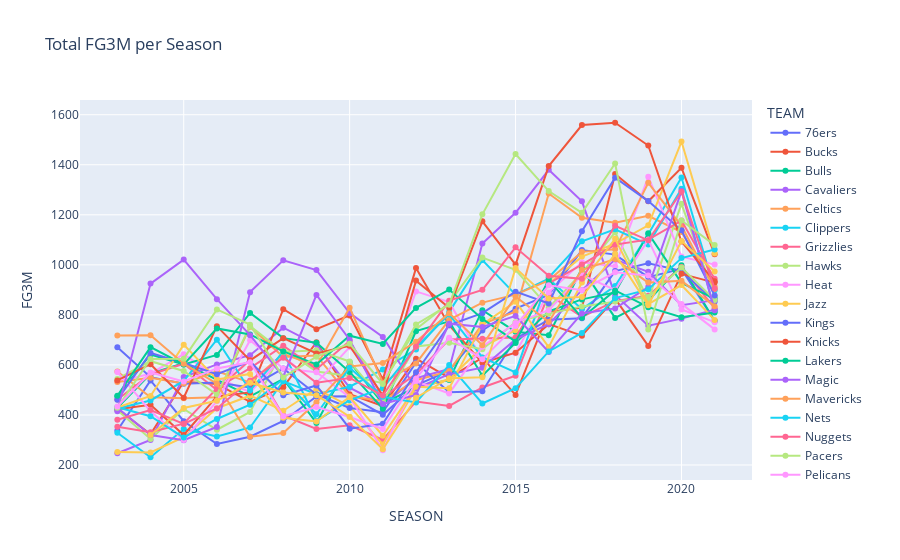

This figure's notebook cell:
### Code cell
fig2 = px.line(plot_sum_data, x='SEASON', y='FG3M', markers=True, color='TEAM', title = 'Total FG3M per Season')
fig2.show()

### Figure 1 — Plotly figure (JSON) as saved in the notebook; plotly's stock layout.template omitted (floating-point values rounded to 4 significant figures)
{"data": [{"hovertemplate": "TEAM=76ers<br>SEASON=%{x}<br>FG3M=%{y}<extra></extra>", "legendgroup": "76ers", "line": {"color": "#636efa", "dash": "solid"}, "marker": {"symbol": "circle"}, "mode": "lines+markers", "name": "76ers", "orientation": "v", "showlegend": true, "type": "scatter", "x": [2003, 2004, 2005, 2006, 2007, 2008, 2009, 2010, 2011, 2012, 2013, 2014, 2015, 2016, 2017, 2018, 2019, 2020, 2021], "xaxis": "x", "y": [338, 538, 375, 284, 313, 376, 474, 475, 401, 518, 577, 738, 825, 880, 1059, 1041, 951, 984, 776], "yaxis": "y"}, {"hovertemplate": "TEAM=Bucks<br>SEASON=%{x}<br>FG3M=%{y}<extra></extra>", "legendgroup": "Bucks", "line": {"color": "#EF553B", "dash": "solid"}, "marker": {"symbol": "circle"}, "mode": "lines+markers", "name": "Bucks", "orientation": "v", "showlegend": true, "type": "scatter", "x": [2003, 2004, 2005, 2006, 2007, 2008, 2009, 2010, 2011, 2012, 2013, 2014, 2015, 2016, 2017, 2018, 2019, 2020, 2021], "xaxis": "x", "y": [425, 323, 533, 524, 452, 511, 691, 483, 436, 625, 548, 629, 480, 812, 829, 1363, 1254, 1388, 1042], "yaxis": "y"}, {"hovertemplate": "TEAM=Bulls<br>SEASON=%{x}<br>FG3M=%{y}<extra></extra>", "legendgroup": "Bulls", "line": {"color": "#00cc96", "dash": "solid"}, "marker": {"symbol": "circle"}, "mode": "lines+markers", "name": "Bulls", "orientation": "v", "showlegend": true, "type": "scatter", "x": [2003, 2004, 2005, 2006, 2007, 2008, 2009, 2010, 2011, 2012, 2013, 2014, 2015, 2016, 2017, 2018, 2019, 2020, 2021], "xaxis": "x", "y": [429, 565, 607, 539, 474, 544, 368, 612, 445, 511, 540, 819, 733, 719, 986, 788, 857, 998, 776], "yaxis": "y"}, {"hovertemplate": "TEAM=Cavaliers<br>SEASON=%{x}<br>FG3M=%{y}<extra></extra>", "legendgroup": "Cavaliers", "line": {"color": "#ab63fa", "dash": "solid"}, "marker": {"symbol": "circle"}, "mode": "lines+markers", "name": "Cavaliers", "orientation": "v", "showlegend": true, "type": "scatter", "x": [2003, 2004, 2005, 2006, 2007, 2008, 2009, 2010, 2011, 2012, 2013, 2014, 2015, 2016, 2017, 2018, 2019, 2020, 2021], "xaxis": "x", "y": [247, 300, 552, 602, 639, 749, 681, 509, 440, 547, 584, 1085, 1208, 1380, 1254, 880, 757, 785, 821], "yaxis": "y"}, {"hovertemplate": "TEAM=Celtics<br>SEASON=%{x}<br>FG3M=%{y}<extra></extra>", "legendgroup": "Celtics", "line": {"color": "#FFA15A", "dash": "solid"}, "marker": {"symbol": "circle"}, "mode": "lines+markers", "name": "Celtics", "orientation": "v", "showlegend": true, "type": "scatter", "x": [2003, 2004, 2005, 2006, 2007, 2008, 2009, 2010, 2011, 2012, 2013, 2014, 2015, 2016, 2017, 2018, 2019, 2020, 2021], "xaxis": "x", "y": [574, 471, 467, 471, 753, 632, 638, 475, 456, 539, 575, 764, 813, 1285, 1188, 1168, 1196, 1131, 913], "yaxis": "y"}, {"hovertemplate": "TEAM=Clippers<br>SEASON=%{x}<br>FG3M=%{y}<extra></extra>", "legendgroup": "Clippers", "line": {"color": "#19d3f3", "dash": "solid"}, "marker": {"symbol": "circle"}, "mode": "lines+markers", "name": "Clippers", "orientation": "v", "showlegend": true, "type": "scatter", "x": [2003, 2004, 2005, 2006, 2007, 2008, 2009, 2010, 2011, 2012, 2013, 2014, 2015, 2016, 2017, 2018, 2019, 2020, 2021], "xaxis": "x", "y": [329, 231, 344, 314, 350, 535, 483, 513, 582, 662, 812, 1019, 881, 945, 823, 915, 1122, 1349, 899], "yaxis": "y"}, {"hovertemplate": "TEAM=Grizzlies<br>SEASON=%{x}<br>FG3M=%{y}<extra></extra>", "legendgroup": "Grizzlies", "line": {"color": "#FF6692", "dash": "solid"}, "marker": {"symbol": "circle"}, "mode": "lines+markers", "name": "Grizzlies", "orientation": "v", "showlegend": true, "type": "scatter", "x": [2003, 2004, 2005, 2006, 2007, 2008, 2009, 2010, 2011, 2012, 2013, 2014, 2015, 2016, 2017, 2018, 2019, 2020, 2021], "xaxis": "x", "y": [462, 562, 605, 500, 620, 398, 344, 359, 301, 454, 436, 510, 557, 882, 792, 855, 877, 991, 827], "yaxis": "y"}, {"hovertemplate": "TEAM=Hawks<br>SEASON=%{x}<br>FG3M=%{y}<extra></extra>", "legendgroup": "Hawks", "line": {"color": "#B6E880", "dash": "solid"}, "marker": {"symbol": "circle"}, "mode": "lines+markers", "name": "Hawks", "orientation": "v", "showlegend": true, "type": "scatter", "x": [2003, 2004, 2005, 2006, 2007, 2008, 2009, 2010, 2011, 2012, 2013, 2014, 2015, 2016, 2017, 2018, 2019, 2020, 2021], "xaxis": "x", "y": [419, 304, 424, 341, 412, 664, 574, 556, 527, 743, 847, 1029, 980, 829, 968, 1130, 860, 1244, 875], "yaxis": "y"}, {"hovertemplate": "TEAM=Heat<br>SEASON=%{x}<br>FG3M=%{y}<extra></extra>", "legendgroup": "Heat", "line": {"color": "#FF97FF", "dash": "solid"}, "marker": {"symbol": "circle"}, "mode": "lines+markers", "name": "Heat", "orientation": "v", "showlegend": true, "type": "scatter", "x": [2003, 2004, 2005, 2006, 2007, 2008, 2009, 2010, 2011, 2012, 2013, 2014, 2015, 2016, 2017, 2018, 2019, 2020, 2021], "xaxis": "x", "y": [533, 565, 643, 550, 491, 632, 528, 671, 527, 894, 851, 623, 647, 890, 1010, 994, 1352, 1033, 1001], "yaxis": "y"}, {"hovertemplate": "TEAM=Jazz<br>SEASON=%{x}<br>FG3M=%{y}<extra></extra>", "legendgroup": "Jazz", "line": {"color": "#FECB52", "dash": "solid"}, "marker": {"symbol": "circle"}, "mode": "lines+markers", "name": "Jazz", "orientation": "v", "showlegend": true, "type": "scatter", "x": [2003, 2004, 2005, 2006, 2007, 2008, 2009, 2010, 2011, 2012, 2013, 2014, 2015, 2016, 2017, 2018, 2019, 2020, 2021], "xaxis": "x", "y": [252, 250, 311, 427, 477, 417, 504, 435, 282, 507, 543, 672, 739, 925, 1033, 1085, 1158, 1493, 1045], "yaxis": "y"}, {"hovertemplate": "TEAM=Kings<br>SEASON=%{x}<br>FG3M=%{y}<extra></extra>", "legendgroup": "Kings", "line": {"color": "#636efa", "dash": "solid"}, "marker": {"symbol": "circle"}, "mode": "lines+markers", "name": "Kings", "orientation": "v", "showlegend": true, "type": "scatter", "x": [2003, 2004, 2005, 2006, 2007, 2008, 2009, 2010, 2011, 2012, 2013, 2014, 2015, 2016, 2017, 2018, 2019, 2020, 2021], "xaxis": "x", "y": [671, 551, 525, 530, 510, 586, 482, 428, 411, 610, 491, 495, 705, 781, 787, 975, 1006, 976, 853], "yaxis": "y"}, {"hovertemplate": "TEAM=Knicks<br>SEASON=%{x}<br>FG3M=%{y}<extra></extra>", "legendgroup": "Knicks", "line": {"color": "#EF553B", "dash": "solid"}, "marker": {"symbol": "circle"}, "mode": "lines+markers", "name": "Knicks", "orientation": "v", "showlegend": true, "type": "scatter", "x": [2003, 2004, 2005, 2006, 2007, 2008, 2009, 2010, 2011, 2012, 2013, 2014, 2015, 2016, 2017, 2018, 2019, 2020, 2021], "xaxis": "x", "y": [423, 441, 320, 474, 490, 823, 743, 798, 542, 987, 759, 608, 649, 763, 717, 865, 676, 964, 929], "yaxis": "y"}, {"hovertemplate": "TEAM=Lakers<br>SEASON=%{x}<br>FG3M=%{y}<extra></extra>", "legendgroup": "Lakers", "line": {"color": "#00cc96", "dash": "solid"}, "marker": {"symbol": "circle"}, "mode": "lines+markers", "name": "Lakers", "orientation": "v", "showlegend": true, "type": "scatter", "x": [2003, 2004, 2005, 2006, 2007, 2008, 2009, 2010, 2011, 2012, 2013, 2014, 2015, 2016, 2017, 2018, 2019, 2020, 2021], "xaxis": "x", "y": [474, 642, 602, 640, 808, 707, 689, 572, 425, 735, 774, 557, 688, 814, 862, 890, 1126, 928, 865], "yaxis": "y"}, {"hovertemplate": "TEAM=Magic<br>SEASON=%{x}<br>FG3M=%{y}<extra></extra>", "legendgroup": "Magic", "line": {"color": "#ab63fa", "dash": "solid"}, "marker": {"symbol": "circle"}, "mode": "lines+markers", "name": "Magic", "orientation": "v", "showlegend": true, "type": "scatter", "x": [2003, 2004, 2005, 2006, 2007, 2008, 2009, 2010, 2011, 2012, 2013, 2014, 2015, 2016, 2017, 2018, 2019, 2020, 2021], "xaxis": "x", "y": [429, 320, 299, 352, 891, 1018, 979, 807, 712, 506, 563, 589, 702, 763, 899, 1021, 972, 839, 859], "yaxis": "y"}, {"hovertemplate": "TEAM=Mavericks<br>SEASON=%{x}<br>FG3M=%{y}<extra></extra>", "legendgroup": "Mavericks", "line": {"color": "#FFA15A", "dash": "solid"}, "marker": {"symbol": "circle"}, "mode": "lines+markers", "name": "Mavericks", "orientation": "v", "showlegend": true, "type": "scatter", "x": [2003, 2004, 2005, 2006, 2007, 2008, 2009, 2010, 2011, 2012, 2013, 2014, 2015, 2016, 2017, 2018, 2019, 2020, 2021], "xaxis": "x", "y": [532, 549, 526, 575, 530, 644, 596, 829, 529, 606, 780, 849, 881, 938, 1052, 1062, 1328, 1156, 903], "yaxis": "y"}, {"hovertemplate": "TEAM=Nets<br>SEASON=%{x}<br>FG3M=%{y}<extra></extra>", "legendgroup": "Nets", "line": {"color": "#19d3f3", "dash": "solid"}, "marker": {"symbol": "circle"}, "mode": "lines+markers", "name": "Nets", "orientation": "v", "showlegend": true, "type": "scatter", "x": [2003, 2004, 2005, 2006, 2007, 2008, 2009, 2010, 2011, 2012, 2013, 2014, 2015, 2016, 2017, 2018, 2019, 2020, 2021], "xaxis": "x", "y": [426, 458, 536, 701, 498, 652, 377, 459, 507, 671, 802, 630, 570, 949, 1094, 1142, 1081, 1304, 817], "yaxis": "y"}, {"hovertemplate": "TEAM=Nuggets<br>SEASON=%{x}<br>FG3M=%{y}<extra></extra>", "legendgroup": "Nuggets", "line": {"color": "#FF6692", "dash": "solid"}, "marker": {"symbol": "circle"}, "mode": "lines+markers", "name": "Nuggets", "orientation": "v", "showlegend": true, "type": "scatter", "x": [2003, 2004, 2005, 2006, 2007, 2008, 2009, 2010, 2011, 2012, 2013, 2014, 2015, 2016, 2017, 2018, 2019, 2020, 2021], "xaxis": "x", "y": [353, 331, 365, 507, 587, 677, 583, 696, 472, 563, 702, 705, 710, 926, 1001, 1081, 1101, 1177, 944], "yaxis": "y"}, {"hovertemplate": "TEAM=Pacers<br>SEASON=%{x}<br>FG3M=%{y}<extra></extra>", "legendgroup": "Pacers", "line": {"color": "#B6E880", "dash": "solid"}, "marker": {"symbol": "circle"}, "mode": "lines+markers", "name": "Pacers", "orientation": "v", "showlegend": true, "type": "scatter", "x": [2003, 2004, 2005, 2006, 2007, 2008, 2009, 2010, 2011, 2012, 2013, 2014, 2015, 2016, 2017, 2018, 2019, 2020, 2021], "xaxis": "x", "y": [544, 615, 576, 481, 755, 652, 659, 614, 455, 674, 689, 663, 771, 805, 834, 854, 872, 989, 860], "yaxis": "y"}, {"hovertemplate": "TEAM=Pelicans<br>SEASON=%{x}<br>FG3M=%{y}<extra></extra>", "legendgroup": "Pelicans", "line": {"color": "#FF97FF", "dash": "solid"}, "marker": {"symbol": "circle"}, "mode": "lines+markers", "name": "Pelicans", "orientation": "v", "showlegend": true, "type": "scatter", "x": [2003, 2004, 2005, 2006, 2007, 2008, 2009, 2010, 2011, 2012, 2013, 2014, 2015, 2016, 2017, 2018, 2019, 2020, 2021], "xaxis": "x", "y": [572, 415, 300, 455, 699, 586, 571, 471, 259, 535, 486, 673, 768, 819, 960, 900, 1100, 822, 771], "yaxis": "y"}, {"hovertemplate": "TEAM=Pistons<br>SEASON=%{x}<br>FG3M=%{y}<extra></extra>", "legendgroup": "Pistons", "line": {"color": "#FECB52", "dash": "solid"}, "marker": {"symbol": "circle"}, "mode": "lines+markers", "name": "Pistons", "orientation": "v", "showlegend": true, "type": "scatter", "x": [2003, 2004, 2005, 2006, 2007, 2008, 2009, 2010, 2011, 2012, 2013, 2014, 2015, 2016, 2017, 2018, 2019, 2020, 2021], "xaxis": "x", "y": [430, 476, 681, 542, 564, 389, 374, 472, 317, 513, 507, 762, 853, 671, 929, 1104, 843, 919, 780], "yaxis": "y"}, {"hovertemplate": "TEAM=Raptors<br>SEASON=%{x}<br>FG3M=%{y}<extra></extra>", "legendgroup": "Raptors", "line": {"color": "#636efa", "dash": "solid"}, "marker": {"symbol": "circle"}, "mode": "lines+markers", "name": "Raptors", "orientation": "v", "showlegend": true, "type": "scatter", "x": [2003, 2004, 2005, 2006, 2007, 2008, 2009, 2010, 2011, 2012, 2013, 2014, 2015, 2016, 2017, 2018, 2019, 2020, 2021], "xaxis": "x", "y": [461, 648, 608, 563, 614, 479, 518, 345, 365, 571, 759, 807, 893, 846, 1134, 1348, 1255, 1138, 878], "yaxis": "y"}, {"hovertemplate": "TEAM=Rockets<br>SEASON=%{x}<br>FG3M=%{y}<extra></extra>", "legendgroup": "Rockets", "line": {"color": "#EF553B", "dash": "solid"}, "marker": {"symbol": "circle"}, "mode": "lines+markers", "name": "Rockets", "orientation": "v", "showlegend": true, "type": "scatter", "x": [2003, 2004, 2005, 2006, 2007, 2008, 2009, 2010, 2011, 2012, 2013, 2014, 2015, 2016, 2017, 2018, 2019, 2020, 2021], "xaxis": "x", "y": [538, 603, 469, 755, 618, 707, 646, 677, 478, 937, 828, 1174, 1001, 1395, 1559, 1568, 1477, 1093, 934], "yaxis": "y"}, {"hovertemplate": "TEAM=Spurs<br>SEASON=%{x}<br>FG3M=%{y}<extra></extra>", "legendgroup": "Spurs", "line": {"color": "#00cc96", "dash": "solid"}, "marker": {"symbol": "circle"}, "mode": "lines+markers", "name": "Spurs", "orientation": "v", "showlegend": true, "type": "scatter", "x": [2003, 2004, 2005, 2006, 2007, 2008, 2009, 2010, 2011, 2012, 2013, 2014, 2015, 2016, 2017, 2018, 2019, 2020, 2021], "xaxis": "x", "y": [477, 671, 602, 746, 722, 654, 602, 717, 684, 828, 901, 784, 693, 939, 789, 898, 831, 791, 810], "yaxis": "y"}, {"hovertemplate": "TEAM=Suns<br>SEASON=%{x}<br>FG3M=%{y}<extra></extra>", "legendgroup": "Suns", "line": {"color": "#ab63fa", "dash": "solid"}, "marker": {"symbol": "circle"}, "mode": "lines+markers", "name": "Suns", "orientation": "v", "showlegend": true, "type": "scatter", "x": [2003, 2004, 2005, 2006, 2007, 2008, 2009, 2010, 2011, 2012, 2013, 2014, 2015, 2016, 2017, 2018, 2019, 2020, 2021], "xaxis": "x", "y": [415, 925, 1021, 863, 719, 553, 880, 701, 444, 480, 765, 752, 796, 652, 806, 826, 911, 1295, 819], "yaxis": "y"}, {"hovertemplate": "TEAM=Thunder<br>SEASON=%{x}<br>FG3M=%{y}<extra></extra>", "legendgroup": "Thunder", "line": {"color": "#FFA15A", "dash": "solid"}, "marker": {"symbol": "circle"}, "mode": "lines+markers", "name": "Thunder", "orientation": "v", "showlegend": true, "type": "scatter", "x": [2003, 2004, 2005, 2006, 2007, 2008, 2009, 2010, 2011, 2012, 2013, 2014, 2015, 2016, 2017, 2018, 2019, 2020, 2021], "xaxis": "x", "y": [718, 719, 605, 525, 313, 328, 451, 594, 608, 693, 807, 679, 873, 772, 980, 1023, 929, 936, 835], "yaxis": "y"}, {"hovertemplate": "TEAM=Timberwolves<br>SEASON=%{x}<br>FG3M=%{y}<extra></extra>", "legendgroup": "Timberwolves", "line": {"color": "#19d3f3", "dash": "solid"}, "marker": {"symbol": "circle"}, "mode": "lines+markers", "name": "Timberwolves", "orientation": "v", "showlegend": true, "type": "scatter", "x": [2003, 2004, 2005, 2006, 2007, 2008, 2009, 2010, 2011, 2012, 2013, 2014, 2015, 2016, 2017, 2018, 2019, 2020, 2021], "xaxis": "x", "y": [431, 395, 310, 384, 441, 543, 403, 589, 473, 450, 600, 446, 507, 654, 728, 867, 902, 1027, 1061], "yaxis": "y"}, {"hovertemplate": "TEAM=Trail Blazers<br>SEASON=%{x}<br>FG3M=%{y}<extra></extra>", "legendgroup": "Trail Blazers", "line": {"color": "#FF6692", "dash": "solid"}, "marker": {"symbol": "circle"}, "mode": "lines+markers", "name": "Trail Blazers", "orientation": "v", "showlegend": true, "type": "scatter", "x": [2003, 2004, 2005, 2006, 2007, 2008, 2009, 2010, 2011, 2012, 2013, 2014, 2015, 2016, 2017, 2018, 2019, 2020, 2021], "xaxis": "x", "y": [381, 420, 364, 426, 538, 629, 529, 548, 478, 673, 857, 900, 1070, 956, 944, 1156, 1098, 1292, 905], "yaxis": "y"}, {"hovertemplate": "TEAM=Warriors<br>SEASON=%{x}<br>FG3M=%{y}<extra></extra>", "legendgroup": "Warriors", "line": {"color": "#B6E880", "dash": "solid"}, "marker": {"symbol": "circle"}, "mode": "lines+markers", "name": "Warriors", "orientation": "v", "showlegend": true, "type": "scatter", "x": [2003, 2004, 2005, 2006, 2007, 2008, 2009, 2010, 2011, 2012, 2013, 2014, 2015, 2016, 2017, 2018, 2019, 2020, 2021], "xaxis": "x", "y": [429, 624, 625, 822, 761, 550, 633, 685, 524, 762, 841, 1202, 1443, 1295, 1208, 1405, 742, 1177, 1079], "yaxis": "y"}, {"hovertemplate": "TEAM=Wizards<br>SEASON=%{x}<br>FG3M=%{y}<extra></extra>", "legendgroup": "Wizards", "line": {"color": "#FF97FF", "dash": "solid"}, "marker": {"symbol": "circle"}, "mode": "lines+markers", "name": "Wizards", "orientation": "v", "showlegend": true, "type": "scatter", "x": [2003, 2004, 2005, 2006, 2007, 2008, 2009, 2010, 2011, 2012, 2013, 2014, 2015, 2016, 2017, 2018, 2019, 2020, 2021], "xaxis": "x", "y": [434, 570, 534, 586, 611, 395, 432, 392, 344, 545, 709, 623, 756, 918, 899, 970, 957, 844, 742], "yaxis": "y"}, {"hovertemplate": "TEAM=Hornets<br>SEASON=%{x}<br>FG3M=%{y}<extra></extra>", "legendgroup": "Hornets", "line": {"color": "#FECB52", "dash": "solid"}, "marker": {"symbol": "circle"}, "mode": "lines+markers", "name": "Hornets", "orientation": "v", "showlegend": true, "type": "scatter", "x": [2004, 2005, 2006, 2007, 2008, 2009, 2010, 2011, 2012, 2013, 2014, 2015, 2016, 2017, 2018, 2019, 2020, 2021], "xaxis": "x", "y": [320, 428, 457, 529, 490, 479, 393, 263, 469, 547, 551, 987, 866, 872, 1043, 839, 1095, 973], "yaxis": "y"}], "layout": {"legend": {"title": {"text": "TEAM"}, "tracegroupgap": 0}, "title": {"text": "Total FG3M per Season"}, "xaxis": {"anchor": "y", "domain": [0, 1], "title": {"text": "SEASON"}}, "yaxis": {"anchor": "x", "domain": [0, 1], "title": {"text": "FG3M"}}}}
